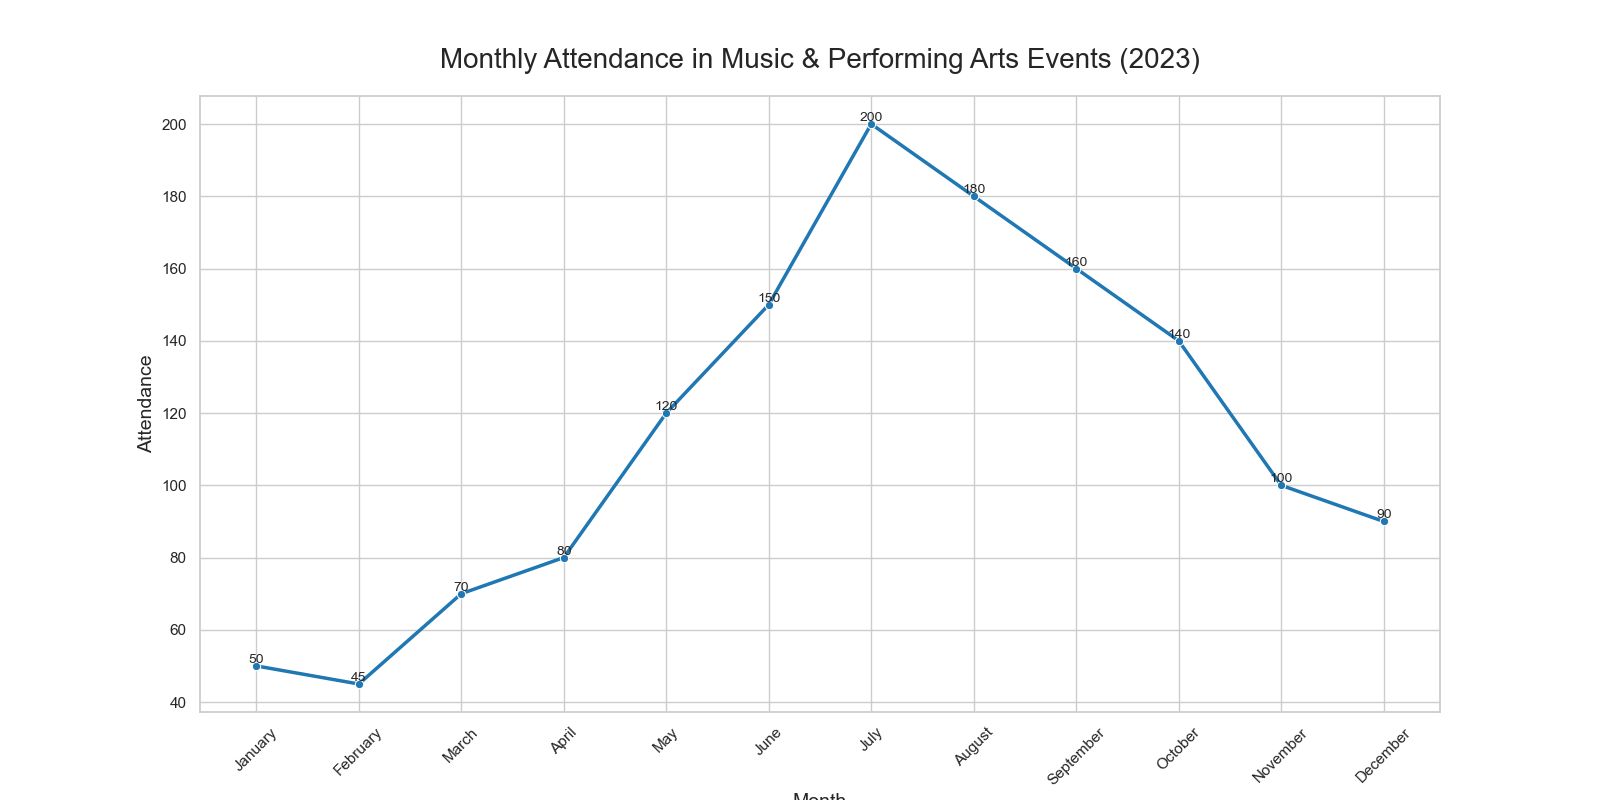

This chart was generated by the following Python code:

import pandas as pd
import seaborn as sns
import matplotlib.pyplot as plt

# Data
data = {
    'Month': ['January', 'February', 'March', 'April', 'May', 'June',
              'July', 'August', 'September', 'October', 'November', 'December'],
    'Attendance': [50, 45, 70, 80, 120, 150, 200, 180, 160, 140, 100, 90]
}

# Create DataFrame
df = pd.DataFrame(data)

# Adjusting the aesthetics
sns.set_theme(style="whitegrid")

# Create the plot
plt.figure(figsize=(16, 8))
lineplot = sns.lineplot(x='Month', y='Attendance', data=df, marker='o', linewidth=2.5,
                        color='#1f77b4')

# Customize the axes and title
plt.xticks(rotation=45)
plt.xlabel('Month', fontsize=14)
plt.ylabel('Attendance', fontsize=14)
plt.title('Monthly Attendance in Music & Performing Arts Events (2023)', fontsize=20, pad=20)

# Annotating the data points
for x, y in zip(df['Month'], df['Attendance']):
    plt.text(x, y, y, ha='center', va='bottom', fontsize=10)

# Show the plot
plt.show()
